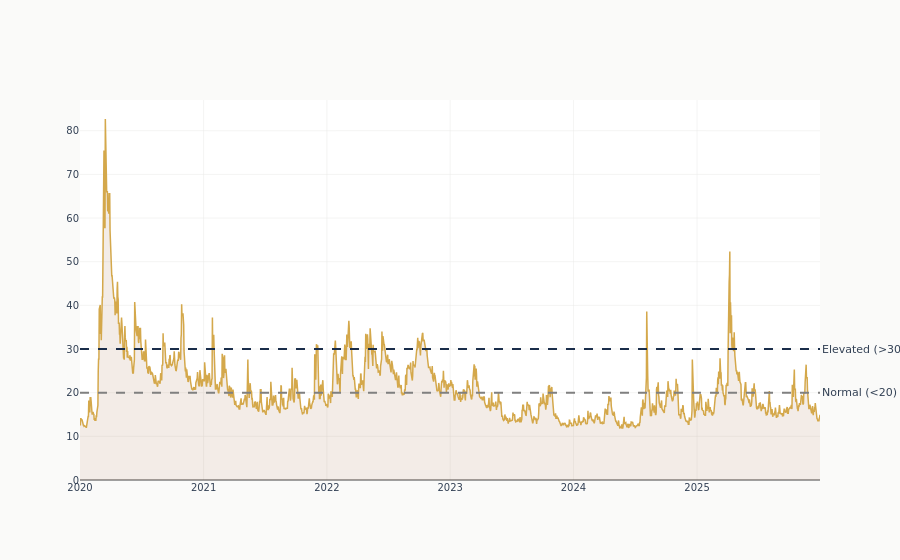

Notebook code cell kept with this figure:
### Code cell
# Visualize VIX with crisis annotations
vix_recent = vix.filter(pl.col(date_col) >= pl.lit("2020-01-01").str.to_date())
vix_pd = vix_recent.to_pandas()

fig = go.Figure()

fig.add_trace(
    go.Scatter(
        x=vix_pd[date_col],
        y=vix_pd["vixcls"],
        mode="lines",
        name="VIX",
        line=dict(color=COLORS["amber"], width=1.5),
        fill="tozeroy",
        fillcolor="rgba(139, 69, 19, 0.1)",
    )
)

# Regime thresholds
fig.add_hline(
    y=20,
    line_dash="dash",
    line_color="gray",
    annotation_text="Normal (<20)",
    annotation_position="right",
)
fig.add_hline(
    y=30,
    line_dash="dash",
    line_color=COLORS["slate"],
    annotation_text="Elevated (>30)",
    annotation_position="right",
)

### Figure 1 — Plotly figure (JSON) as saved in the notebook; plotly's stock layout.template omitted (floating-point values rounded to 4 significant figures; data arrays with more than 128 entries replaced by an {"elided": "..."} marker saying what was removed)
{"data": [{"fill": "tozeroy", "fillcolor": "rgba(139, 69, 19, 0.1)", "line": {"color": "#D4A84B", "width": 1.5}, "mode": "lines", "name": "VIX", "type": "scatter", "x": {"elided": "2192 str values"}, "y": {"elided": "2192 float values"}}], "layout": {"annotations": [{"showarrow": false, "text": "Normal (<20)", "x": 1, "xanchor": "left", "xref": "x domain", "y": 20, "yanchor": "middle", "yref": "y"}, {"showarrow": false, "text": "Elevated (>30)", "x": 1, "xanchor": "left", "xref": "x domain", "y": 30, "yanchor": "middle", "yref": "y"}], "shapes": [{"line": {"color": "gray", "dash": "dash"}, "type": "line", "x0": 0, "x1": 1, "xref": "x domain", "y0": 20, "y1": 20, "yref": "y"}, {"line": {"color": "#1a2d4a", "dash": "dash"}, "type": "line", "x0": 0, "x1": 1, "xref": "x domain", "y0": 30, "y1": 30, "yref": "y"}]}}
